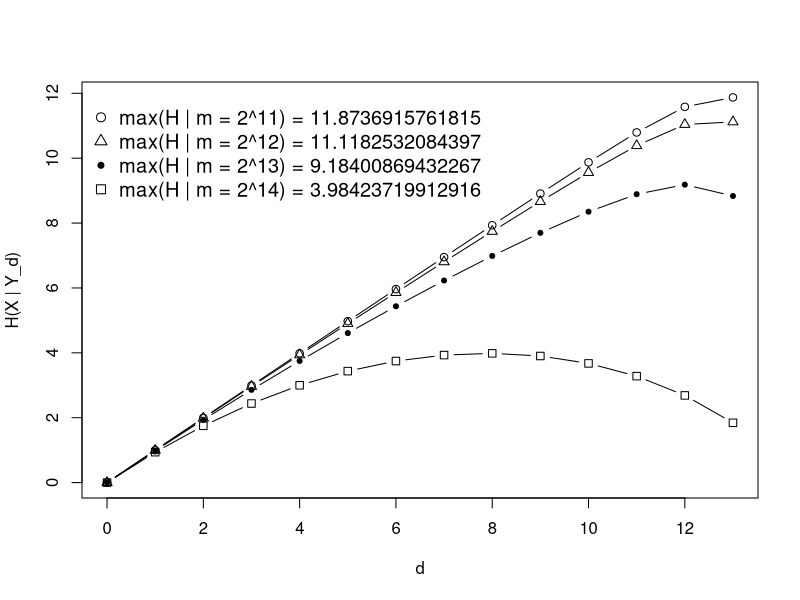

This figure's R source:
Pndb = function(D, d, m)
	return (1-(2^(d-1)*m*d)/(2^D-m+1));
Pmdb = function(D, d)
	return (1-(d*2^(2*d-2)+d*2^(d-1))/(2^D-1));
d_l = 0;
d_r = 14;
SEG = 14;
d = c(0:(SEG-1))/SEG*(d_r-d_l)+d_l;
D = 32;
Hb = function(D, d, m)
	return (Pndb(D, d, m)*Pmdb(D, d)*d*(1-d*m^2/(2^D-m+1)));
Hlm = function(lm)
	return (Hb(D, d, 2^lm));

y1 = Hlm(11);
y2 = Hlm(12);
y3 = Hlm(13);
y4 = Hlm(14);
	
legendStr = c(paste("max(H | m = 2^11) =", as.character(max(y1))), 
		  paste("max(H | m = 2^12) =", as.character(max(y2))), 
		  paste("max(H | m = 2^13) =", as.character(max(y3))), 
		  paste("max(H | m = 2^14) =", as.character(max(y4)))
)

xlabStr = "d";
ylabStr = "H(X | Y_d)"	
	
plot(d, y1, type="b", xlab = xlabStr, ylab = ylabStr, pch=1);
lines(d, y2, type="b", pch=24);
lines(d, y3, type="b", pch=20);
lines(d, y4, type="b", pch=0);
legend(-0.5, 12, legendStr, bty="n", pch=c(1, 24, 20, 0), cex=1.2);
